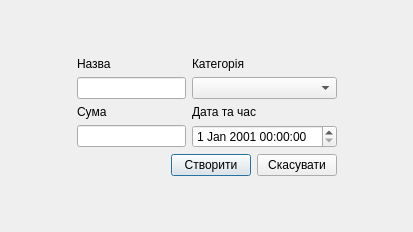
<?xml version="1.0" encoding="UTF-8"?>
<ui version="4.0">
 <class>addOutlayDialog</class>
 <widget class="QDialog" name="addOutlayDialog">
  <property name="geometry">
   <rect>
    <x>0</x>
    <y>0</y>
    <width>413</width>
    <height>232</height>
   </rect>
  </property>
  <property name="windowTitle">
   <string>Dialog</string>
  </property>
  <layout class="QGridLayout" name="gridLayout_5">
   <item row="0" column="0">
    <layout class="QGridLayout" name="gridLayout_4">
     <item row="0" column="1">
      <spacer name="verticalSpacer_2">
       <property name="orientation">
        <enum>Qt::Orientation::Vertical</enum>
       </property>
       <property name="sizeHint" stdset="0">
        <size>
         <width>20</width>
         <height>40</height>
        </size>
       </property>
      </spacer>
     </item>
     <item row="1" column="0">
      <spacer name="horizontalSpacer_2">
       <property name="orientation">
        <enum>Qt::Orientation::Horizontal</enum>
       </property>
       <property name="sizeHint" stdset="0">
        <size>
         <width>40</width>
         <height>20</height>
        </size>
       </property>
      </spacer>
     </item>
     <item row="1" column="1">
      <layout class="QGridLayout" name="gridLayout_3">
       <item row="1" column="1">
        <layout class="QGridLayout" name="gridLayout_2">
         <item row="0" column="0">
          <widget class="QPushButton" name="pb_create">
           <property name="text">
            <string>Створити</string>
           </property>
          </widget>
         </item>
         <item row="0" column="1">
          <widget class="QPushButton" name="pb_cancel">
           <property name="text">
            <string>Скасувати</string>
           </property>
          </widget>
         </item>
        </layout>
       </item>
       <item row="1" column="0">
        <spacer name="horizontalSpacer">
         <property name="orientation">
          <enum>Qt::Orientation::Horizontal</enum>
         </property>
         <property name="sizeHint" stdset="0">
          <size>
           <width>88</width>
           <height>20</height>
          </size>
         </property>
        </spacer>
       </item>
       <item row="0" column="0" colspan="2">
        <layout class="QGridLayout" name="gridLayout">
         <item row="3" column="1">
          <widget class="QDateTimeEdit" name="dateTimeEdit">
           <property name="date">
            <date>
             <year>2001</year>
             <month>1</month>
             <day>1</day>
            </date>
           </property>
          </widget>
         </item>
         <item row="3" column="0">
          <widget class="QLineEdit" name="le_amount"/>
         </item>
         <item row="2" column="0">
          <widget class="QLabel" name="label_2">
           <property name="text">
            <string>Сума</string>
           </property>
          </widget>
         </item>
         <item row="1" column="1">
          <widget class="QComboBox" name="cb_category"/>
         </item>
         <item row="1" column="0">
          <widget class="QLineEdit" name="le_name"/>
         </item>
         <item row="0" column="0">
          <widget class="QLabel" name="label">
           <property name="text">
            <string>Назва </string>
           </property>
          </widget>
         </item>
         <item row="0" column="1">
          <widget class="QLabel" name="label_3">
           <property name="text">
            <string>Категорія</string>
           </property>
          </widget>
         </item>
         <item row="2" column="1">
          <widget class="QLabel" name="label_4">
           <property name="text">
            <string>Дата та час</string>
           </property>
          </widget>
         </item>
        </layout>
       </item>
      </layout>
     </item>
     <item row="1" column="2">
      <spacer name="horizontalSpacer_3">
       <property name="orientation">
        <enum>Qt::Orientation::Horizontal</enum>
       </property>
       <property name="sizeHint" stdset="0">
        <size>
         <width>40</width>
         <height>20</height>
        </size>
       </property>
      </spacer>
     </item>
     <item row="2" column="1">
      <spacer name="verticalSpacer">
       <property name="orientation">
        <enum>Qt::Orientation::Vertical</enum>
       </property>
       <property name="sizeHint" stdset="0">
        <size>
         <width>20</width>
         <height>40</height>
        </size>
       </property>
      </spacer>
     </item>
    </layout>
   </item>
  </layout>
 </widget>
 <resources/>
 <connections/>
</ui>
